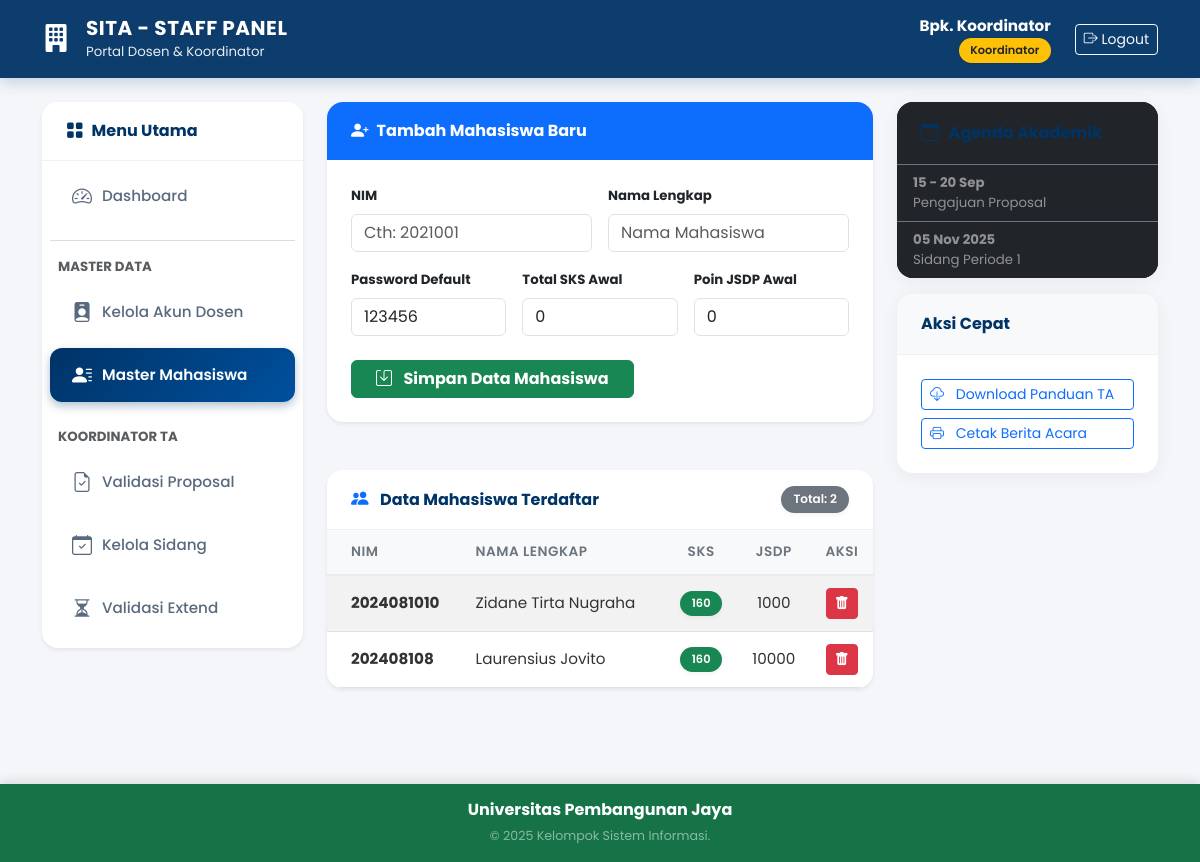
Page /dashboard_dosen.php?page=mahasiswa (signed in) on the committed database.
### tables this page shows
CREATE TABLE `mahasiswa` (
  `NIM` char(10) NOT NULL,
  `Nama` varchar(128) NOT NULL,
  `Total_SKS` tinyint(3) UNSIGNED DEFAULT 0,
  `Total_JSDP` smallint(5) UNSIGNED DEFAULT 0,
  `Email` varchar(128) DEFAULT NULL,
  `Password` varchar(255) DEFAULT '202cb962ac59075b964b07152d234b70'
);

### admin_mahasiswa.php (the view, shortened to what this page needs)
<div class="row">
    <div class="col-12 mb-4">
        <div class="card shadow-sm border-0">
            <div class="card-header bg-primary text-white fw-bold py-3">
                <i class="bi bi-person-plus-fill me-2"></i> Tambah Mahasiswa Baru
            </div>
            <div class="card-body">
                <form method="POST" class="row g-3">
                    <div class="col-md-6">
                        <label class="form-label small fw-bold">NIM</label>
                        <input type="text" name="nim" class="form-control" placeholder="Cth: 2021001" required>
                    </div>
                    <div class="col-md-6">
                        <label class="form-label small fw-bold">Nama Lengkap</label>
                        <input type="text" name="nama" class="form-control" placeholder="Nama Mahasiswa" required>
                    </div>
                    <div class="col-md-4">
                        <label class="form-label small fw-bold">Password Default</label>
                        <input type="text" name="password" class="form-control" value="123456" required>
                    </div>
                    <div class="col-md-4">
                        <label class="form-label small fw-bold">Total SKS Awal</label>
                        <input type="number" name="sks" class="form-control" value="0" min="0" required>
                    </div>
                    <div class="col-md-4">
                        <label class="form-label small fw-bold">Poin JSDP Awal</label>
                        <input type="number" name="jsdp" class="form-control" value="0" min="0" required>
                    </div>
                    <div class="col-12 mt-4">
                        <button type="submit" name="simpan_mhs" class="btn btn-success fw-bold px-4">
                            <i class="bi bi-save me-2"></i> Simpan Data Mahasiswa
                        </button>
                    </div>
                </form>
            </div>
        </div>
    </div>
    <div class="col-12">
        <div class="card shadow-sm border-0">
            <div class="card-header bg-white fw-bold d-flex justify-content-between align-items-center py-3">
                <span><i class="bi bi-people-fill text-primary me-2"></i> Data Mahasiswa Terdaftar</span>
                <span class="badge bg-secondary">Total: <?= mysqli_num_rows(mysqli_query($conn, "SELECT NIM FROM Mahasiswa")) ?></span>
            </div>
            <div class="card-body p-0">
                <div class="table-responsive" style="max-height: 600px; overflow-y: auto;">
                    <table class="table table-striped table-hover mb-0 align-middle">
                        <thead class="table-light sticky-top">
                            <tr>
                                <th class="ps-4">NIM</th>
                                <th>Nama Lengkap</th>
                                <th class="text-center">SKS</th>
                                <th class="text-center">JSDP</th>
                                <th class="text-center">Aksi</th>
                            </tr>
                        </thead>
                        <tbody>
                            <?php
                            $mhs = mysqli_query($conn, "SELECT * FROM Mahasiswa ORDER BY NIM ASC");
                            if(mysqli_num_rows($mhs) > 0):
                                while($row = mysqli_fetch_array($mhs)):
                            ?>
                            <tr>
                                <td class="ps-4 fw-bold"><?= $row['NIM'] ?></td>
                                <td><?= $row['Nama'] ?></td>
                                <td class="text-center">
                                    <span class="badge <?= ($row['Total_SKS']>=120)?'bg-success':'bg-warning text-dark' ?>">
                                        <?= $row['Total_SKS'] ?>
                                    </span>
                                </td>
                                <td class="text-center"><?= $row['Total_JSDP'] ?></td>
                                <td class="text-center">
                                    <form method="POST" onsubmit="return confirm('PERINGATAN: Menghapus mahasiswa ini akan MENGHAPUS SEMUA DATA riwayatnya (Proposal, Bimbingan, Sidang, Perpanjangan). Lanjutkan?');">
                                        <button type="submit" name="hapus_mhs" class="btn btn-danger btn-sm py-1 px-2" title="Hapus Permanen">
                                            <i class="bi bi-trash-fill"></i>
                                        </button>
                                    </form>
                                </td>
                            </tr>
                            <?php
                                endwhile;
                            else:
                            ?>
                                <tr><td colspan="5" class="text-center py-5 text-muted">Belum ada data mahasiswa.</td></tr>
                            <?php endif; ?>
                        </tbody>
                    </table>
                </div>
            </div>
        </div>
    </div>
</div>

### style.css (style rules this page uses)
:root { --primary-color: #003366; --primary-gradient: linear-gradient(135deg, #003366 0%, #00509e 100%); --accent-color: #0d6efd; --accent-hover: #0b5ed7; --success-color: #198754; --danger-color: #dc3545; --bg-body: #f4f6f9; --bg-card: #ffffff; --text-main: #2c3e50; --text-muted: #6c757d; --shadow-soft: 0 4px 20px rgba(0, 0, 0, 0.05); --shadow-hover: 0 8px 25px rgba(0, 0, 0, 0.1); --radius-md: 12px; --radius-lg: 16px; --radius-pill: 50px; }
html, body { height: 100%; margin: 0; }
body { background-color: var(--bg-body); font-family: 'Poppins', sans-serif; color: var(--text-main); display: flex; flex-direction: column; min-height: 100vh; font-size: 0.95rem; }
.card { border: none; border-radius: var(--radius-lg); background: var(--bg-card); box-shadow: var(--shadow-soft); margin-bottom: 24px; transition: transform 0.3s ease, box-shadow 0.3s ease; overflow: hidden; }
.card-header { background-color: #ffffff; border-bottom: 1px solid #f0f0f0; font-weight: 700; padding: 18px 24px; font-size: 1rem; color: var(--primary-color); display: flex; align-items: center; }
.card-header i { margin-right: 10px; font-size: 1.1rem; }
.card-header.bg-primary, .card-header.bg-success, .card-header.bg-danger, .card-header.bg-warning, .card-header.bg-info { color: white !important; border: none; }
.card-body { padding: 24px; }
.table { margin-bottom: 0; }
.table thead th { background-color: #f8f9fa; color: #6c757d; font-weight: 600; border-bottom: 2px solid #e9ecef; font-size: 0.85rem; text-transform: uppercase; letter-spacing: 0.5px; padding: 12px; }
.table td { vertical-align: middle; padding: 12px; color: #333; }
.badge { padding: 0.6em 1em; font-weight: 600; border-radius: var(--radius-pill); box-shadow: 0 2px 5px rgba(0,0,0,0.05); }
.card { transition: transform 0.2s; }

### rows in the picture
mahasiswa: NIM "2024081010", Nama "Zidane Tirta Nugraha", Total_SKS "160", Total_JSDP "1000"
mahasiswa: NIM "202408108", Nama "Laurensius Jovito", Total_SKS "160", Total_JSDP "10000"

### other values in the picture
$nama "Bpk. Koordinator"
$role "Koordinator"
mysqli_num_rows(mysqli_query($conn, "SELECT NIM FROM Mahasiswa")) "2"
